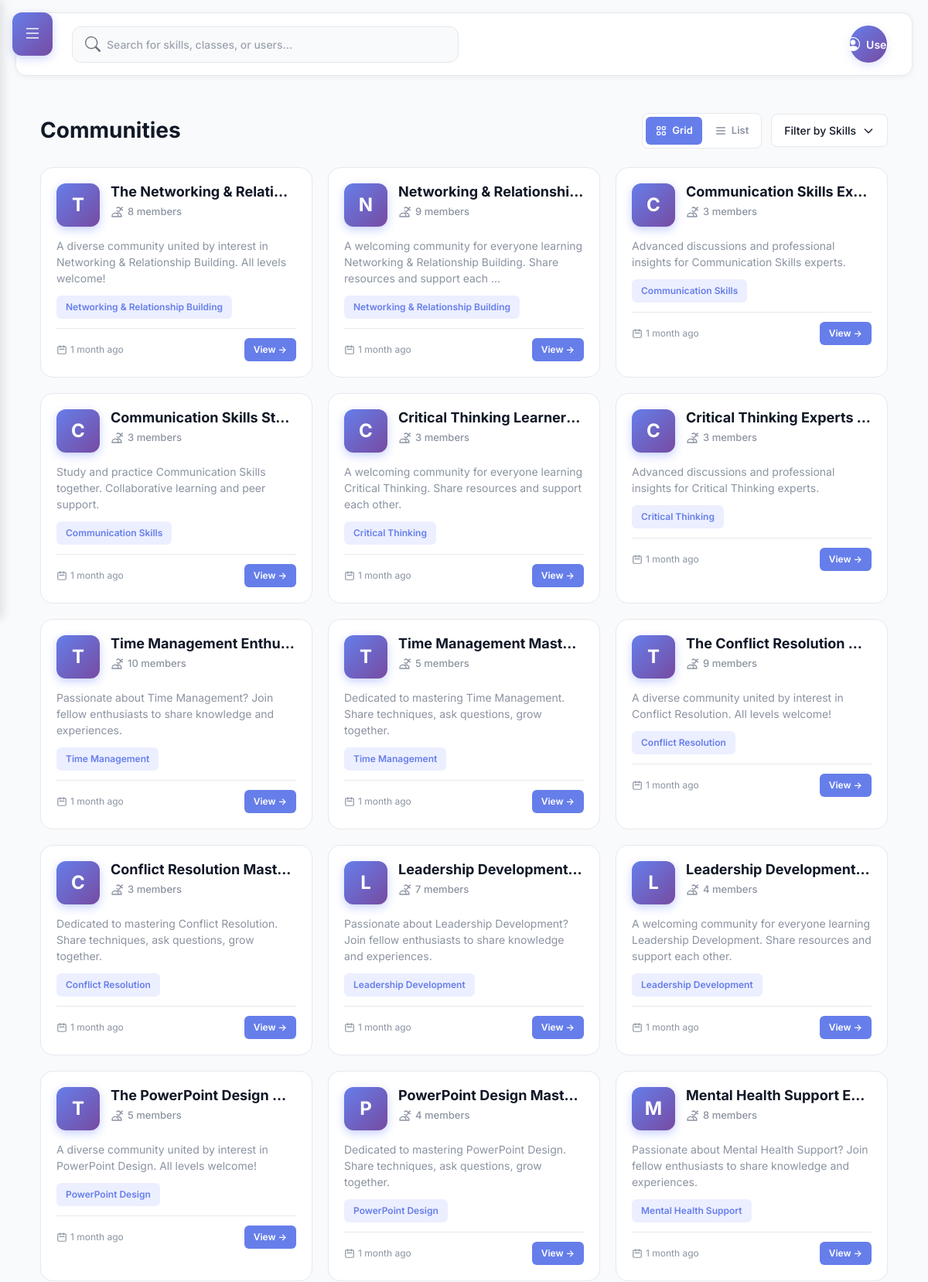
The page /communities/ (upper part) on the database its author committed.
### communities/models.py (models this page shows, shortened)
class Community(models.Model):
    name = models.CharField(max_length=140)
    skill = models.ForeignKey(Skill, on_delete=models.CASCADE)
    description = models.TextField(blank=True)
    members = models.ManyToManyField(settings.AUTH_USER_MODEL, related_name='communities', blank=True)
    created_at = models.DateTimeField(auto_now_add=True, null=True, blank=True)
    updated_at = models.DateTimeField(auto_now=True, null=True, blank=True)
    creator = models.ForeignKey(settings.AUTH_USER_MODEL, on_delete=models.SET_NULL, null=True, blank=True, related_name='created_communities')
    is_approved = models.BooleanField(default=True)  # For admin approval system
    class Meta:
        verbose_name_plural = 'Communities'
        ordering = ['-created_at']

### skills/models.py (models this page shows, shortened)
class Skill(models.Model):
    name = models.CharField(max_length=120, unique=True)
    description = models.TextField(blank=True)

### communities/views.py (the view)
# urls.py: path('', views.communities_page, name='communities'),
def communities_page(request):
    skill_param = request.GET.get('skill', '')
    filter_type = request.GET.get('filter', 'all')  # 'all' or 'my'
    selected_skills = []
    if skill_param and skill_param != 'all':
        selected_skills = [s.strip() for s in skill_param.split(',') if s.strip()]
    communities = Community.objects.filter(
        is_approved=True
    ).select_related(
        'skill', 'creator'
    ).prefetch_related(
        'members'
    )
    if selected_skills:
        communities = communities.filter(skill__id__in=selected_skills)
    if filter_type == 'my' and request.user.is_authenticated:
        communities = communities.filter(members=request.user)
    communities = communities.order_by('-created_at')
    skills = Skill.objects.all().order_by('name')
    return render(request, 'communities/communities.html', {
        'communities': communities,
        'skills': skills,
        'selected_skills': selected_skills,
        'filter_type': filter_type,
    })

### communities/templates/communities/communities.html (shortened to what this page needs)
{% extends 'base.html' %}
{% block content %}
<div class="communities-header">
    <h2>Communities</h2>
    <div class="header-actions">
        <div class="layout-toggle">
            <button type="button" id="gridBtn" class="layout-btn active">
                Grid
            </button>
            <button type="button" id="listBtn" class="layout-btn">
                <svg fill="none" stroke="currentColor" viewBox="0 0 24 24">
                    <path stroke-linecap="round" stroke-linejoin="round" stroke-width="2" d="M4 6h16M4 12h16M4 18h16"></path>
                </svg>
                List
            </button>
        </div>
        <form method="get" id="filterForm" style="display: flex; gap: 12px; align-items: center;">
            <div class="skill-filter-wrapper">
                <button type="button" id="skillFilterButton" class="skill-filter-button">
                    <span>Filter by Skills</span>
                    <svg fill="none" stroke="currentColor" viewBox="0 0 24 24">
                        <path stroke-linecap="round" stroke-linejoin="round" stroke-width="2" d="M19 9l-7 7-7-7"></path>
                    </svg>
                </button>
            </div>
        </form>
    </div>
</div>
{% if communities %}
    <div id="communitiesContainer" class="communities-grid layout-grid">
        {% for c in communities %}
        <a href="{% url 'communities:community_detail' c.pk %}" class="community-card">
            <div class="community-header">
                <div class="community-avatar">
                    {{ c.name|first|upper }}
                </div>
                <div class="community-info">
                    <h3 class="community-name">{{ c.name }}</h3>
                    <div class="community-members">
                        <svg fill="none" stroke="currentColor" viewBox="0 0 24 24">
                            <path stroke-linecap="round" stroke-linejoin="round" stroke-width="2" d="M12 4.354a4 4 0 110 5.292M15 21H3v-1a6 6 0 0112 0v1zm0 0h6v-1a6 6 0 00-9-5.197m13.5-9a2.5 2.5 0 11-5 0 2.5 2.5 0 015 0z"></path>
                        </svg>
                        <span>{{ c.members.count }} member{{ c.members.count|pluralize }}</span>
                    </div>
                </div>
            </div>
            <div class="community-content">
                <div class="community-main-info">
                    {% if c.description %}
                    <p class="community-description">{{ c.description|truncatewords:15 }}</p>
                    {% else %}
                    <p class="community-description">A community for {{ c.skill.name }} enthusiasts.</p>
                    {% endif %}
                    <span class="community-skill-tag">{{ c.skill.name }}</span>
                </div>
                <div class="community-stats">
                    <div class="community-footer">
                        <div class="community-date">
                            <svg fill="none" stroke="currentColor" viewBox="0 0 24 24">
                                <path stroke-linecap="round" stroke-linejoin="round" stroke-width="2" d="M8 7V3m8 4V3m-9 8h10M5 21h14a2 2 0 002-2V7a2 2 0 00-2-2H5a2 2 0 00-2 2v12a2 2 0 002 2z"></path>
                            </svg>
                            <span>{% if c.created_at %}{{ c.created_at|timesince }} ago{% else %}Recently{% endif %}</span>
                        </div>
                        {% if user in c.members.all %}
                            <span class="badge-joined">✓ Joined</span>
                        {% else %}
                            <span class="badge-view">View →</span>
                        {% endif %}
                    </div>
                </div>
            </div>
        </a>
        {% endfor %}
    </div>
{% endif %}
{% endblock %}

### static/css/main.css (style rules this page uses)
:root { --bg:#f6f7f9;--card:#f0f1f3;--sidebar:#233455;--sidebarText:#e6ecf5;--text:#121417;--muted:#8b93a1;--brand:#4a67ff }
* { box-sizing:border-box }
html,body { margin:0;padding:0;font-family:Inter,system-ui,-apple-system,Segoe UI,Roboto,Arial,sans-serif;color:var(--text);background:var(--bg) }

### templates/base.html (style rules this page uses)
:root { --sidebar-width: 280px; --collision-breakpoint: 1200px; --brand: #667eea; --brand-hover: #5a77ff; --brand-gradient: linear-gradient(135deg, #667eea 0%, #764ba2 100%); --text: #111827; --text-light: #6b7280; --card: #ffffff; --background: #f9fafb; --border: #e5e7eb; --sidebar-bg: #1f2937; --sidebar-hover: #374151; }
* { font-family: 'Inter', -apple-system, BlinkMacSystemFont, sans-serif; -webkit-font-smoothing: antialiased; -moz-osx-font-smoothing: grayscale; }
body { background: var(--background); }

### communities/templates/communities/communities.html (style rules this page uses)
.communities-header { display: flex; justify-content: space-between; align-items: center; margin-bottom: 24px; }
.communities-header h2 { font-size: 28px; font-weight: 700; color: var(--text); margin: 0; }
.header-actions { display: flex; gap: 12px; align-items: center; }
.layout-toggle { display: flex; background: var(--card); border-radius: 8px; padding: 4px; border: 1px solid #e6e8ee; gap: 4px; }
.layout-btn { padding: 8px 12px; border-radius: 6px; background: none; border: none; cursor: pointer; transition: all 0.2s; display: flex; align-items: center; gap: 6px; color: var(--muted); font-size: 13px; font-weight: 600; }
.layout-btn.active { background: var(--brand); color: white; }
.layout-btn svg { width: 16px; height: 16px; }
.skill-filter-wrapper { position: relative; }
.skill-filter-button { padding: 10px 16px; border: 1px solid #e6e8ee; border-radius: 8px; background: white; font-size: 14px; color: var(--text); cursor: pointer; outline: none; transition: all 0.2s; display: flex; align-items: center; gap: 8px; font-weight: 500; }
.skill-filter-button svg { width: 16px; height: 16px; transition: transform 0.2s; }
.communities-grid { display: grid; grid-template-columns: repeat(auto-fill, minmax(320px, 1fr)); gap: 20px; }
.layout-grid { display: grid; }
.community-card { background: var(--card); border-radius: 16px; padding: 20px; transition: all 0.3s; text-decoration: none; display: block; border: 1px solid #e6e8ee; }
.community-header { display: flex; gap: 14px; margin-bottom: 14px; align-items: start; }
.community-avatar { width: 56px; height: 56px; border-radius: 12px; background: linear-gradient(135deg, var(--brand) 0%, #764ba2 100%); display: flex; align-items: center; justify-content: center; flex-shrink: 0; font-size: 24px; font-weight: 700; color: white; box-shadow: 0 4px 12px rgba(74, 103, 255, 0.3); }
.community-info { flex: 1; min-width: 0; }
.community-name { font-size: 18px; font-weight: 700; color: var(--text); margin: 0 0 6px 0; white-space: nowrap; overflow: hidden; text-overflow: ellipsis; }
.community-members { display: flex; align-items: center; gap: 6px; color: var(--muted); font-size: 13px; font-weight: 500; }
.community-members svg { width: 16px; height: 16px; }
.community-description { color: var(--muted); font-size: 14px; line-height: 1.5; margin-bottom: 12px; }
.community-skill-tag { display: inline-block; padding: 6px 12px; background: rgba(74, 103, 255, 0.1); color: var(--brand); border-radius: 6px; font-size: 12px; font-weight: 600; margin-bottom: 12px; }
.community-footer { display: flex; justify-content: space-between; align-items: center; padding-top: 12px; border-top: 1px solid #e6e8ee; }
.community-date { display: flex; align-items: center; gap: 4px; color: var(--muted); font-size: 12px; }
.community-date svg { width: 14px; height: 14px; }
.badge-view { padding: 6px 12px; background: var(--brand); color: white; border-radius: 6px; font-size: 12px; font-weight: 600; transition: all 0.2s; }

### rows shown on the page
Community: name|first "T", name "The Networking & Relati…", members.count "8", description "A diverse community united by interest in Networking & Relationship Building. All levels welcome!", skill.name "Networking & Relationship Building", created_at "1 month", shows "View →"
Community: name|first "N", name "Networking & Relationshi…", members.count "9", description "A welcoming community for everyone learning Networking & Relationship Building. Share resources and support each …", skill.name "Networking & Relationship Building", created_at "1 month", shows "View →"
Community: name|first "C", name "Communication Skills Ex…", members.count "3", description "Advanced discussions and professional insights for Communication Skills experts.", skill.name "Communication Skills", created_at "1 month", shows "View →"
Community: name|first "C", name "Communication Skills St…", members.count "3", description "Study and practice Communication Skills together. Collaborative learning and peer support.", skill.name "Communication Skills", created_at "1 month", shows "View →"
Community: name|first "C", name "Critical Thinking Learner…", members.count "3", description "A welcoming community for everyone learning Critical Thinking. Share resources and support each other.", skill.name "Critical Thinking", created_at "1 month", shows "View →"
Community: name|first "C", name "Critical Thinking Experts…", members.count "3", description "Advanced discussions and professional insights for Critical Thinking experts.", skill.name "Critical Thinking", created_at "1 month", shows "View →"
Community: name|first "T", name "Time Management Enthu…", members.count "10", description "Passionate about Time Management? Join fellow enthusiasts to share knowledge and experiences.", skill.name "Time Management", created_at "1 month", shows "View →"
Community: name|first "T", name "Time Management Mastery", members.count "5", description "Dedicated to mastering Time Management. Share techniques, ask questions, grow together.", skill.name "Time Management", created_at "1 month", shows "View →"
Community: name|first "T", name "The Conflict Resolution…", members.count "9", description "A diverse community united by interest in Conflict Resolution. All levels welcome!", skill.name "Conflict Resolution", created_at "1 month", shows "View →"
Community: name|first "C", name "Conflict Resolution Mast…", members.count "3", description "Dedicated to mastering Conflict Resolution. Share techniques, ask questions, grow together.", skill.name "Conflict Resolution", created_at "1 month", shows "View →"
Community: name|first "L", name "Leadership Development…", members.count "7", description "Passionate about Leadership Development? Join fellow enthusiasts to share knowledge and experiences.", skill.name "Leadership Development", created_at "1 month", shows "View →"
Community: name|first "L", name "Leadership Development…", members.count "4", description "A welcoming community for everyone learning Leadership Development. Share resources and support each other.", skill.name "Leadership Development", created_at "1 month", shows "View →"
Community: name|first "T", name "The PowerPoint Design…", members.count "5", description "A diverse community united by interest in PowerPoint Design. All levels welcome!", skill.name "PowerPoint Design", created_at "1 month", shows "View →"
Community: name|first "P", name "PowerPoint Design Mast…", members.count "4", description "Dedicated to mastering PowerPoint Design. Share techniques, ask questions, grow together.", skill.name "PowerPoint Design", created_at "1 month", shows "View →"
Community: name|first "M", name "Mental Health Support E…", members.count "8", description "Passionate about Mental Health Support? Join fellow enthusiasts to share knowledge and experiences.", skill.name "Mental Health Support", created_at "1 month", shows "View →"

### other values the page prints
{{ user.username|default:"User" }} "User"
